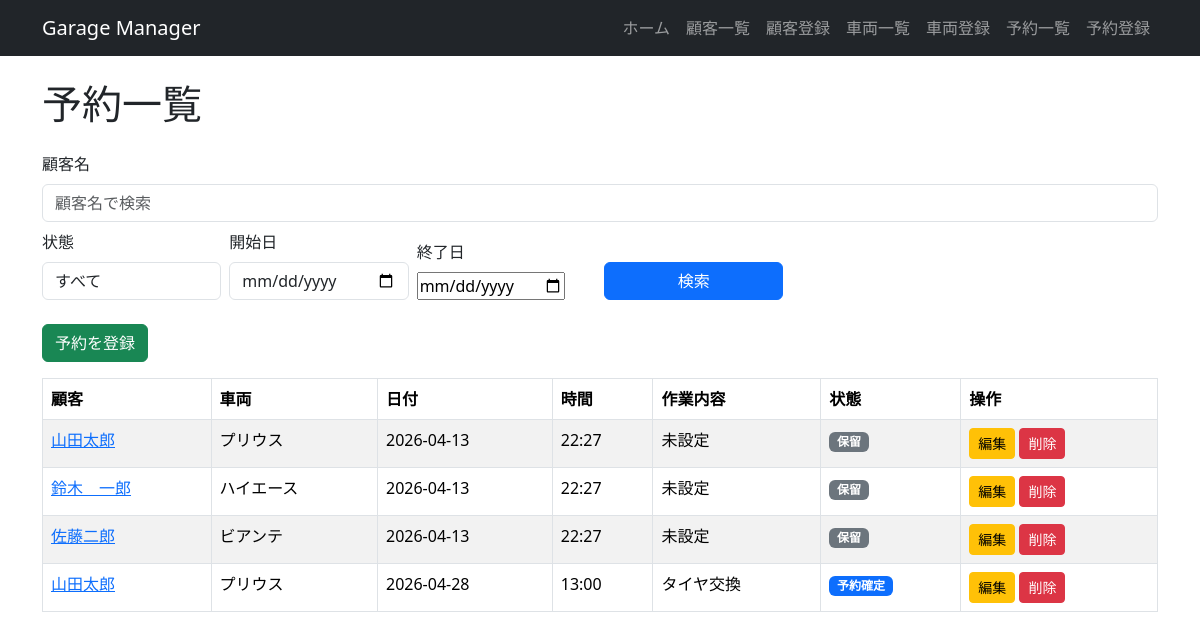
/reservations/, run on the app's committed database.
### garage/models.py (models this page shows, shortened)
class Reservation(models.Model):
    class Status(models.TextChoices):
        PENDING = "pending", "保留"
        CONFIRMED = "confirmed", "予約確定"
        IN_PROGRESS = "in_progress", "作業中"
        COMPLETED = "completed", "完了"
        CANCELED = "canceled", "キャンセル"
    customer = models.ForeignKey(Customer, on_delete=models.CASCADE)
    vehicle = models.ForeignKey(Vehicle, on_delete=models.CASCADE)
    reserved_at = models.DateTimeField()
    menu = models.CharField(max_length=200, default="未設定")
    notes = models.TextField(blank=True)
    status = models.CharField(
        max_length=20,
        choices=Status.choices,
        default=Status.PENDING,
    )

class Customer(models.Model):
    name = models.CharField('顧客名', max_length=100)
    phone = models.CharField('電話番号', max_length=20)
    email = models.EmailField('メールアドレス', blank=True)
    address = models.CharField('住所', max_length=255, blank=True)
    note = models.TextField('メモ', blank=True, null=True)
    created_at = models.DateTimeField('作成日時', auto_now_add=True)
    updated_at = models.DateTimeField('更新日時', auto_now=True)

class Vehicle(models.Model):
    customer = models.ForeignKey(Customer, on_delete=models.CASCADE,verbose_name='顧客')
    name = models.CharField('車名', max_length=100)
    plate_number = models.CharField('ナンバー', max_length=20)
    created_at = models.DateTimeField('作成日時', auto_now_add=True)
    updated_at = models.DateTimeField('更新日時', auto_now=True)

### garage/views.py (the view)
# urls.py: path('reservations/', views.reservation_list, name='reservation_list'),
def reservation_list(request):
    status = request.GET.get('status', '')
    keyword = request.GET.get('keyword', '')
    start_date = request.GET.get("start_date", "")
    end_date = request.GET.get("end_date", "")
    reservations = Reservation.objects.all()
    if status:
        reservations = reservations.filter(status=status)
    if keyword:
        reservations = reservations.filter(customer__name__icontains=keyword)
    if start_date:
        reservations = reservations.filter(reserved_at__date__gte=start_date)
    if end_date:
        reservations = reservations.filter(reserved_at__date__lte=end_date)
    context = {
        'reservations': reservations,
        'selected_status': status,
        'keyword': keyword,
        "start_date": start_date,
        "end_date": end_date,
    }
    return render(request, 'garage/reservation_list.html', context)

### garage/templates/garage/reservation_list.html (shortened to what this page needs)
{% extends 'base.html' %}
{% block content %}
    <h1 class="mb-4">予約一覧</h1>
    <form method="get" class="row g-2 align-items-end mb-4">
    <div class="col-mb-3">
        <label class="form-label">顧客名</label>
        <input type="text" name="keyword"
           value="{{ keyword|default_if_none:'' }}"
           placeholder="顧客名で検索"
           class="form-control">
    </div>
    <div class="col-md-2">
        <label class="form-label">状態</label>
        <select name="status" class="form-control">
        <option value="">すべて</option>
    </select>
    </div>
    <div class="col-md-2">
        <label class="form-label">開始日</label>
    <input type="date" name="start_date"
           value="{{ start_date }}"
           class="form-control">
    </div>
    <div class="col-md-2">
        <label class="form-label">終了日</label>
    <input type="date" name="end_date"
           value="{{ end_date }}"
           calss="form-control">
    </div>
    <div class="col-md-2">
    <button type="submit" class="btn btn-primary w-100">検索</button>
    </div>
</form>
<div class="mb-3">
    <a href="{% url 'reservation_create' %}" class="btn btn-success">予約を登録</a>
</div>
    {% if reservations %}
        <table class="table table-bordered table-striped">
            <thead>
                <tr>
                    <th>顧客</th>
                    <th>車両</th>
                    <th>日付</th>
                    <th>時間</th>
                    <th>作業内容</th>
                    <th>状態</th>
                    <th>操作</th>
                </tr>
            </thead>
            <tbody>
                {% for reservation in reservations %}
                    <tr>
                        <td>
                            <a href="{% url 'reservation_detail' reservation.pk %}">
                            {{ reservation.customer.name }}
                            </a>
                        </td>
                        <td>{{ reservation.vehicle.name }}</td>
                        <td>{{ reservation.reserved_at|date:"Y-m-d" }}</td>
                        <td>{{ reservation.reserved_at|time:"H:i" }}</td>
                        <td>{{ reservation.menu }}</td>
                        <td>
    {% if reservation.status == "pending" %}
        <span class="badge bg-secondary">保留</span>
    {% elif reservation.status == "confirmed" %}
        <span class="badge bg-primary">予約確定</span>
    {% elif reservation.status == "in_progress" %}
        <span class="badge bg-warning text-dark">作業中</span>
    {% elif reservation.status == "completed" %}
        <span class="badge bg-success">完了</span>
    {% elif reservation.status == "canceled" %}
        <span class="badge bg-danger">キャンセル</span>
    {% endif %}
</td>
                        <td>
                            <a href="{% url 'reservation_update' reservation.pk %}" class="btn btn-sm btn-warning">編集</a>
                            <a href="{% url 'reservation_delete' reservation.pk %}" class="btn btn-sm btn-danger">削除</a>
                        </td>
                    </tr>
                {% endfor %}
            </tbody>
        </table>
    {% else %}
        <p>予約が登録されていません。</p>
    {% endif %}
{% endblock %}

### data on the page
Reservation: customer.name "山田太郎", vehicle.name "プリウス", reserved_at "2026-04-13", reserved_at "22:27", menu "未設定", status "保留"
Reservation: customer.name "鈴木 一郎", vehicle.name "ハイエース", reserved_at "2026-04-13", reserved_at "22:27", menu "未設定", status "保留"
Reservation: customer.name "佐藤二郎", vehicle.name "ビアンテ", reserved_at "2026-04-13", reserved_at "22:27", menu "未設定", status "保留"
Reservation: customer.name "山田太郎", vehicle.name "プリウス", reserved_at "2026-04-28", reserved_at "13:00", menu "タイヤ交換", status "予約確定"
